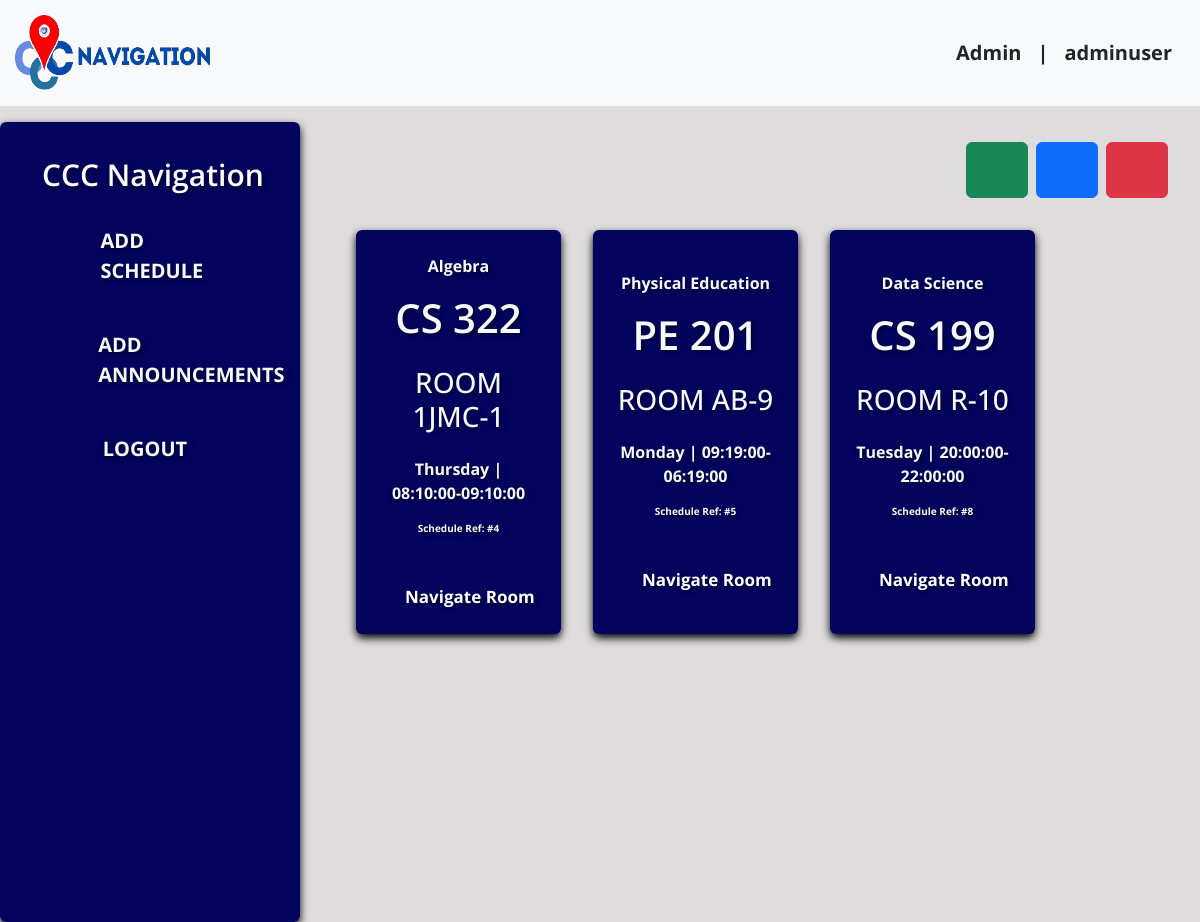
The page /teacher_dash/dashboard.php (signed in) on the database its author committed.
### tables this page shows
CREATE TABLE `schedule` (
  `schedule_id` int(11) NOT NULL AUTO_INCREMENT,
  `user_id` int(11) DEFAULT NULL,
  `subject_name` varchar(255) DEFAULT NULL,
  `subject_code` varchar(20) DEFAULT NULL,
  `building` varchar(100) DEFAULT NULL,
  `room_number` int(11) DEFAULT NULL,
  `class_start` time DEFAULT NULL,
  `class_end` time DEFAULT NULL,
  `day` varchar(20) DEFAULT NULL,
  PRIMARY KEY (`schedule_id`),
  KEY `user_id` (`user_id`),
  CONSTRAINT `schedule_ibfk_1` FOREIGN KEY (`user_id`) REFERENCES `users` (`user_id`)
);

### teacher_dash/dashboard.php (the view, shortened to what this page needs)
<?php
$username = $_SESSION['username'];
include_once 'dbcon.php';
if (isset($_GET['day']) && $_GET['day'] != 'ALL') {
  $selected_day = $_GET['day'];
  $sql = "SELECT * FROM schedule WHERE day = '$selected_day'";
} else {
  $sql = "SELECT * FROM schedule";
}
$result = mysqli_query($conn, $sql);
?>
<!DOCTYPE html>
<html lang="en">
<head>
  <link href="https://cdn.jsdelivr.net/npm/bootstrap@5.3.3/dist/css/bootstrap.min.css" rel="stylesheet">
</head>
<body style="background: #dedcdc">
  <nav class="navbar navbar-expand-lg navbar-dark bg-light text-primary position-sticky">
    <div class="container-fluid">
      <div class="d-flex align-items-center">
        <a href="homepage.php" class="navbar-brand text-primary fw-bold" style="font-size: 40px; margin-right: 20px"><img src="img/cnav-logo.png" alt="Logo" class="header-logo" style="width: 200px; height: 80px; margin-right: 20px" /></a>
      </div>
      <div class="collapse navbar-collapse justify-content-end fw-bold" id="navbarSupportedContent">
        <div class="d-flex align-items-center">
          <a href="#" class="navbar-brand text-dark">Admin</a>
          <span class="navbar-brand text-dark">|</span>
          <span class="navbar-brand text-dark me-3"><?php echo htmlspecialchars($username); ?></span>
        </div>
      </div>
    </div>
  </nav>
  <div class="container-fluid mt-3">
    <div class="row">
      <div class="col-lg-3 col-md-9 mb-lg-0 mb-4 px-lg-0">
        <nav class="sidemenu navbar navbar-expand-lg rounded">
          <div class="customs container-fluid flex-lg-column align-items-stretch">
            <h4 class="navbar-brand text-center text-white mb-2" style="font-weight: 600; font-size: 30px">CCC Navigation</h4>
            <div class="collapse flex-column navbar-collapse align-items-start" id="sidemenu">
              <div class="p-1 mb-1 rounded text-white">
                <a href="dashboard.php" type="button" style="font-size: 20px" class="sidebar-link text-decoration-none fw-bold text-light p-3 align-items-center active d-flex">
                  <box-icon name="edit" type="solid" color="#ffffff" size="sm"></box-icon>
                  <span class="side-text ms-3">ADD SCHEDULE</span>
                </a>
              </div>
              <div class="p-1 mb-1 rounded text-white">
                <a href="add_announcement.php" type="button" style="font-size: 20px" class="sidebar-link text-decoration-none fw-bold text-light p-3 align-items-center active d-flex">
                  <box-icon name="megaphone" type="solid" color="#ffffff" size="sm"></box-icon>
                  <span class="side-text ms-3">ADD ANNOUNCEMENTS</span>
                </a>
              </div>
              <div class="p-1 mb-1 rounded text-white">
                <a href="logout.php" type="button" style="font-size: 20px;" class="sidebar-link text-decoration-none fw-bold text-light p-3 align-items-center active d-flex">
                  <box-icon name="exit" type="solid" color="#ffffff" size="sm"></box-icon>
                  <span class="side-text ms-3">LOGOUT</span>
                </a>
              </div>
            </div>
          </div>
        </nav>
      </div>
      <div class="col-lg-9 main-content">
        <div class="container-fluid">
          <div class="d-flex justify-content-end mb-3">
            <button type="button" class="btn btn-success me-2" data-bs-toggle="modal" data-bs-target="#searchDay">
              <box-icon name="search-alt-2" size="md"></box-icon>
            </button>
            <button type="button" class="btn btn-primary me-2" data-bs-toggle="modal" data-bs-target="#staticBackdrop">
              <box-icon name="add-to-queue" size="md"></box-icon>
            </button>
            <button type="button" class="btn btn-danger" data-bs-toggle="modal" data-bs-target="#deleteScheds">
              <box-icon name="x" size="md"></box-icon>
            </button>
          </div>
          <div class="row m-2 text-light fw-bold scrollable-dashboard">
            <?php
            while ($row = mysqli_fetch_assoc($result)) {
            ?>
              <div class="col-md-3 m-3 sidebar p-4 d-flex align-items-center justify-content-center rounded">
                <div class="align-items-center">
                  <p style="text-align: center;"><?php echo $row['subject_name']; ?></p>
                  <h1 style="text-align: center; font-weight: 600"><?php echo $row['subject_code']; ?></h1>
                  <h3 class="mt-4" style="text-align: center">ROOM <?php echo $row['building']; ?>-<?php echo $row['room_number']; ?></h3>
                  <p style="text-align: center;" class="mt-4"><?php echo $row['day']; ?> | <?php echo $row['class_start']; ?>-<?php echo $row['class_end']; ?></p>
                  <p style="text-align: center; font-size: 10px" class="mb-5">Schedule Ref: #<?php echo $row['schedule_id']; ?></p>
                  <a type="button" data-bs-toggle="modal" data-bs-target="#<?php echo $row['building'] ; ?>" onclick="handleNavigateRoomClick('<?php echo $row['building']; ?>', '<?php echo $row['room_number']; ?>')" style="text-decoration: none; color: white; font-size: 17px; text-align: center; margin-left: 25px;">Navigate Room</a>
                </div>
              </div>
            <?php
            }
            ?>
          </div>
        </div>
      </div>
    </div>
  </div>
</body>
</html>

### teacher_dash/dashboard.php (style rules this page uses)
* { font-family: "Open Sans", sans-serif; }
.navbar-brand, .nav-link { font-size: 20px; }
.sidemenu { text-decoration: none; font-size: 30px; color: white; font-weight: 700; position: sticky; top: 0; height: 100vh; overflow-y: auto; background-color: #03045e; box-shadow: 0 4px 8px rgba(0, 0, 0, 1); text-shadow: 2px 2px 4px rgba(0, 0, 0, 0.5); padding: 30px; }
.customs { height: 100%; }
#sidemenu { padding-left: 0; }
.sidebar { background-color: #03045e; box-shadow: 0 4px 8px rgba(0, 0, 0, 1); text-shadow: 2px 2px 4px rgba(0, 0, 0, 0.5); padding: 30px; }
.main-content { padding: 20px; }
.sidebar-link { justify-content: flex-start; }
.scrollable-dashboard { max-height: 600px; overflow-y: auto; }
img { width: 100%; }

### rows shown on the page
schedule: subject_name "Algebra", subject_code "CS 322", building "1JMC", room_number "1", day "Thursday", class_start "08:10:00", class_end "09:10:00", schedule_id "4"
schedule: subject_name "Physical Education", subject_code "PE 201", building "AB", room_number "9", day "Monday", class_start "09:19:00", class_end "06:19:00", schedule_id "5"
schedule: subject_name "Data Science", subject_code "CS 199", building "R", room_number "10", day "Tuesday", class_start "20:00:00", class_end "22:00:00", schedule_id "8"

### other values the page prints
$username "adminuser"
